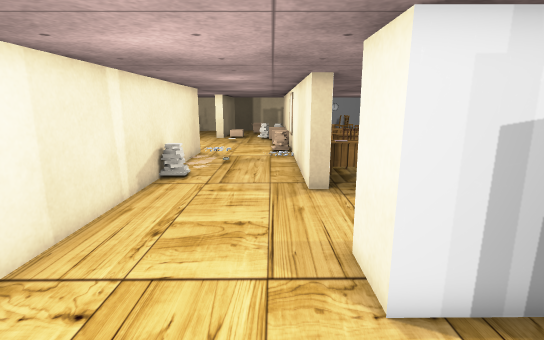
View 1 (above)

22 first-person views from a walk through a Unity game level. The camera is 1.5 m above the floor, tilts 12° down and sees 85° across. The floor is counted in squares, 0.5 m on a side. Each view is taken from the middle of a square. On the plan, view 1 faces up. The plan holds only what a view shows up to about 20 squares ahead; the rest is blank. The place goes on beyond the plan. The player character is not drawn. Door leaves are left out, so doorways stand open. Some surface patterns are stand-ins.

View 2
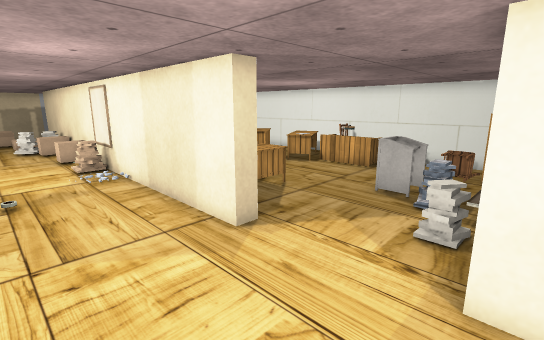

View 3
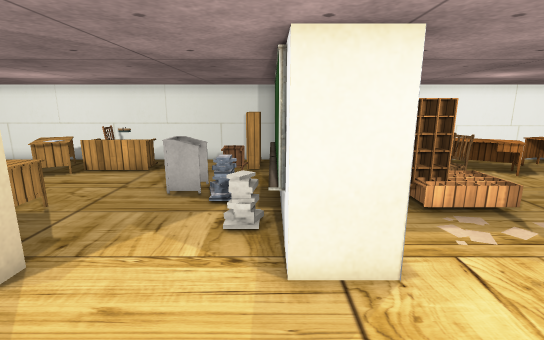

View 4
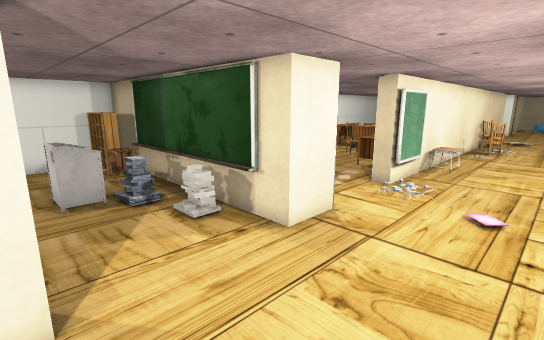

View 5
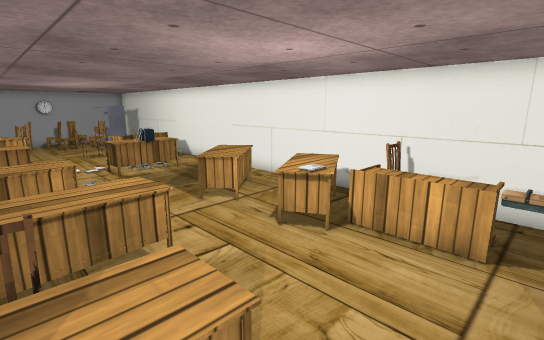

View 6
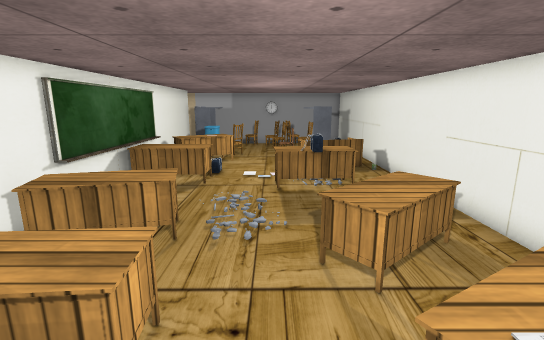

View 7
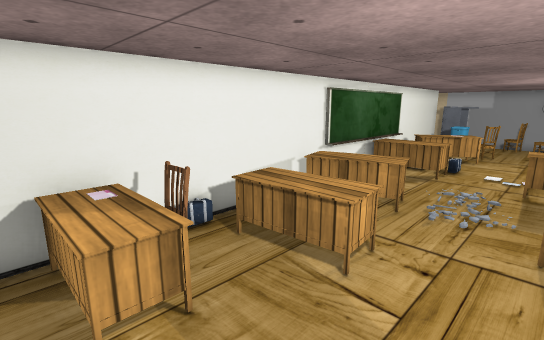

View 8
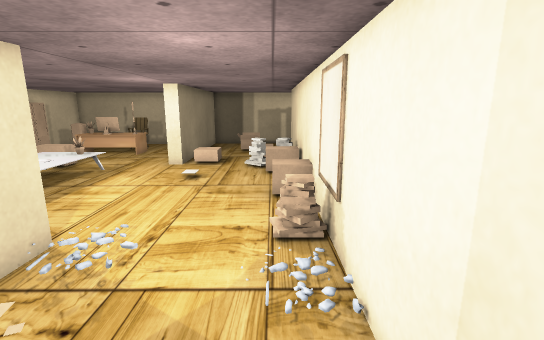

View 9
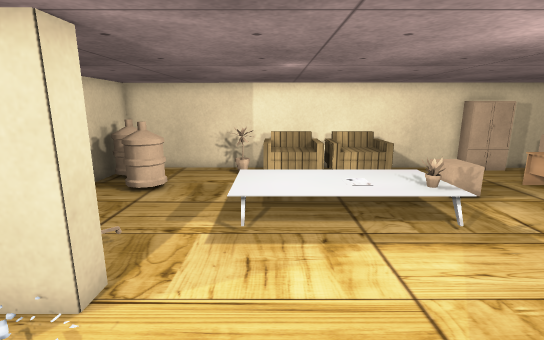

View 10
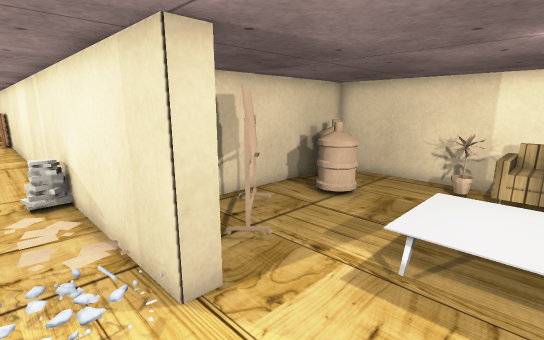

View 11
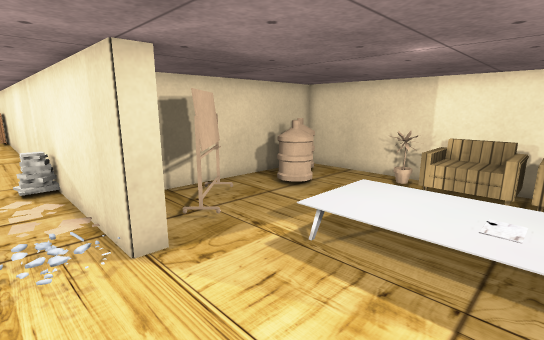

View 12
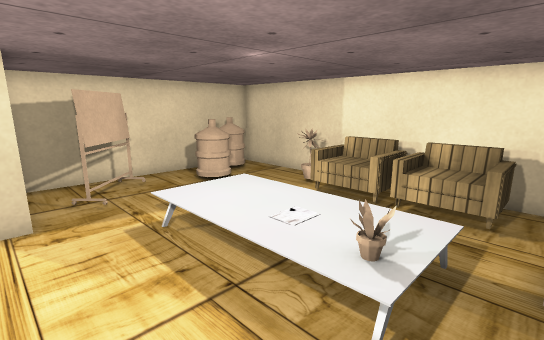

View 13
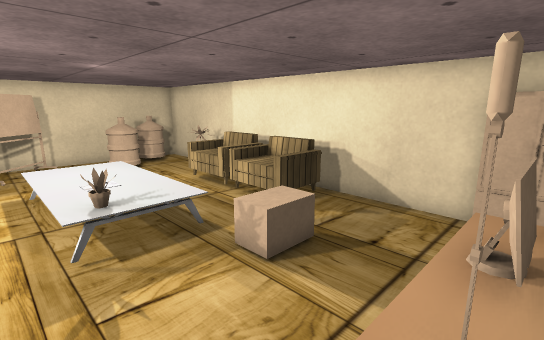

View 14
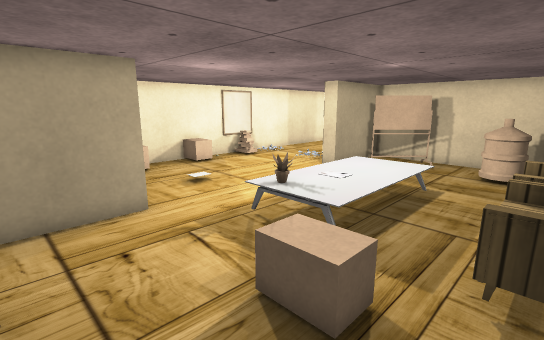

View 15
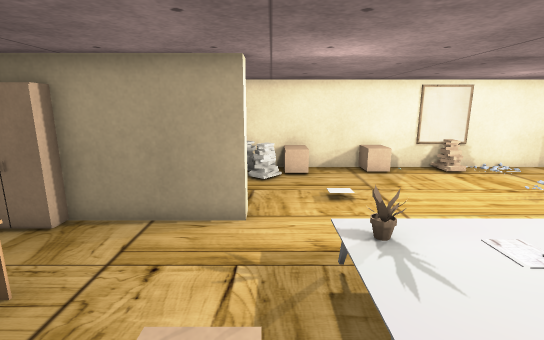

View 16
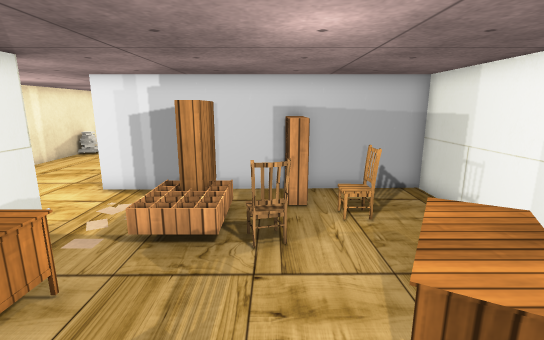

View 17
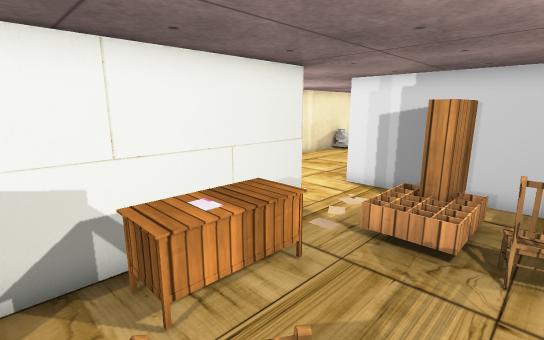

View 18
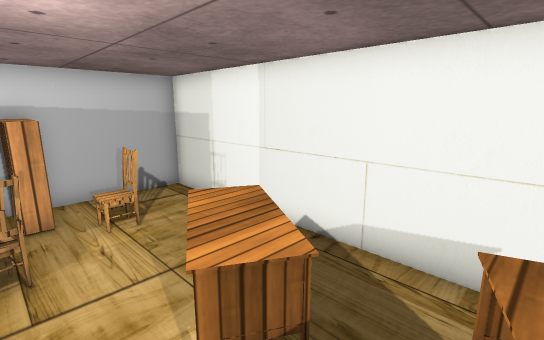

View 19
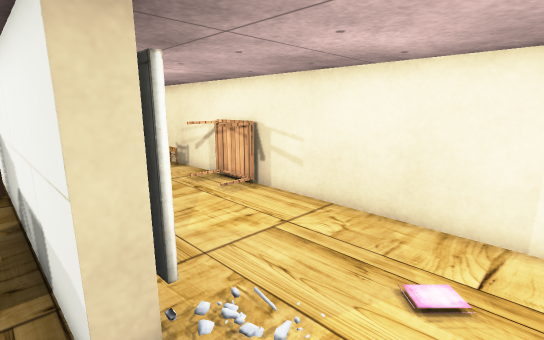

View 20
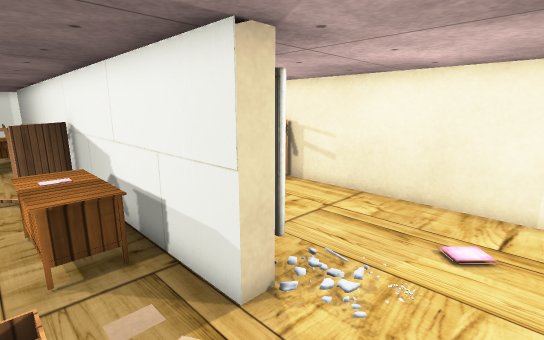

View 21
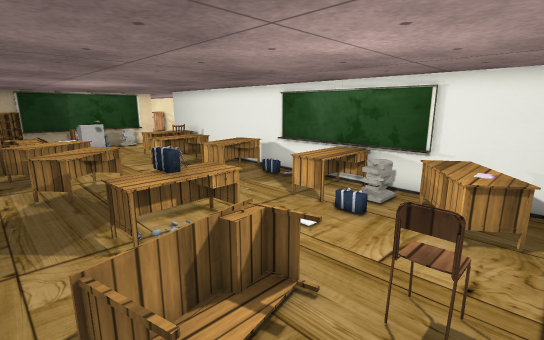

View 22
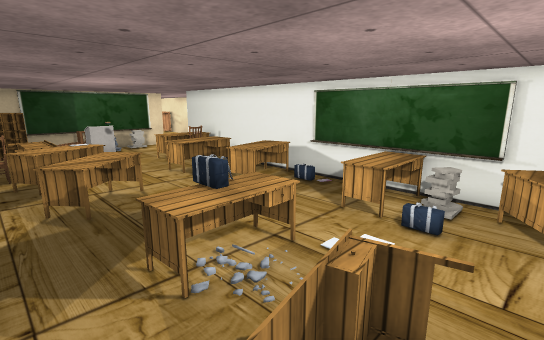

### Floor plan
Key: @ floor where view 1 was taken; # wall or solid block; . main floor; : floor 0.25 m higher than the main floor; + floor 0.5 m higher than the main floor; / step, stairs or slope; = window, fence, low wall or low ledge; T table; C chair; B books; S shelf; A bag; F flower; O other object.
Columns run from 16 left of view 1 to 14 right of it. Each row starts with its distance up from view 1.
 34 OO.T TTO..O#     ## O .... OO #
 33 OO.TTTTT.. # ..  ## O.C...    #
 32 #......... # ..  ##..T....   .#
 31 #......... # O.  ##.OOT..C.  .#
 30 #...OO....##OO..OO#TTT......T.#
 29 #...OO.........OO##TT....TT.T.#
 28 #CCC.//.........OO#.//....TT./#
 27 #CCC./+FF.......O##TTT........#
 26 #CCC..+++........##TTT..TTTT..#
 25 #CCC..+++.......OO#TTT..TAAT..#
 24 #CCC..+++.......OO#...........#
 23 #CCC..+++........##...........#
 22 #F....+++........##..T........#
 21 #...............O##TTTT....T..#
 20 #.........##.....##TTTT..TTTT.#
 19 #..OO...OO##.....##......TTT..#
 18 #..OO..OO.##.....##.TTT...T...#
 17 #OO.O..O..##.....##.TTTT..TTT.#
 16 #OO#####  ##.....##.TTT..TTTT.#
 15    #########.....##.C.....TTCC#
 14            #.....##BTT.....TT=#
 13            #O....##BTT.....TT.#
 12            #.....##........TT.#
 11            #.....##....OO.....#
 10            #...........OO.....#
  9            #...........OO.....#
  8            #..........==C.....#
  7            #........O..=C..SSS#
  6            #......#############
  5            #......#############
  4            #......#############
  3            #..........S SS....#
  2            #..........S.SS....#
  1            #.........:S...OC. #
  0            #....@....//...... #
 -1            #.....OO..///C...  #
 -2            #.....OO........T  #
 -3            #......#TTT....TTT.#
 -4            #......#TBT...TTT..#
 -5            #.....O#TBT.. .TT..#
 -6            #TT....#.T. C  ....#
 -7            TT.....#... C.TTTT #

Where each view was taken, in squares from view 1:
view 1: 0 up, 0 right, facing up
view 2: 5 up, 3 left, facing up-right
view 3: 6 up, 3 left, facing right
view 4: 11 up, 3 left, facing down-right
view 5: 11 up, 4 right, facing up-right
view 6: 14 up, 8 right, facing up
view 7: 12 up, 9 right, facing up-left
view 8: 14 up, 0 right, facing up
view 9: 23 up, 1 left, facing left
view 10: 24 up, 3 left, facing down-left
view 11: 26 up, 3 left, facing down-left
view 12: 29 up, 5 left, facing down-left
view 13: 34 up, 7 left, facing down-left
view 14: 33 up, 14 left, facing down-right
view 15: 29 up, 13 left, facing right
view 16: 7 down, 8 right, facing up
view 17: 7 down, 8 right, facing up-left
view 18: 7 down, 8 right, facing up-right
view 19: 3 up, 3 right, facing down-left
view 20: 3 up, 5 right, facing down-left
view 21: 32 up, 13 right, facing down-left
view 22: 30 up, 13 right, facing down-left
